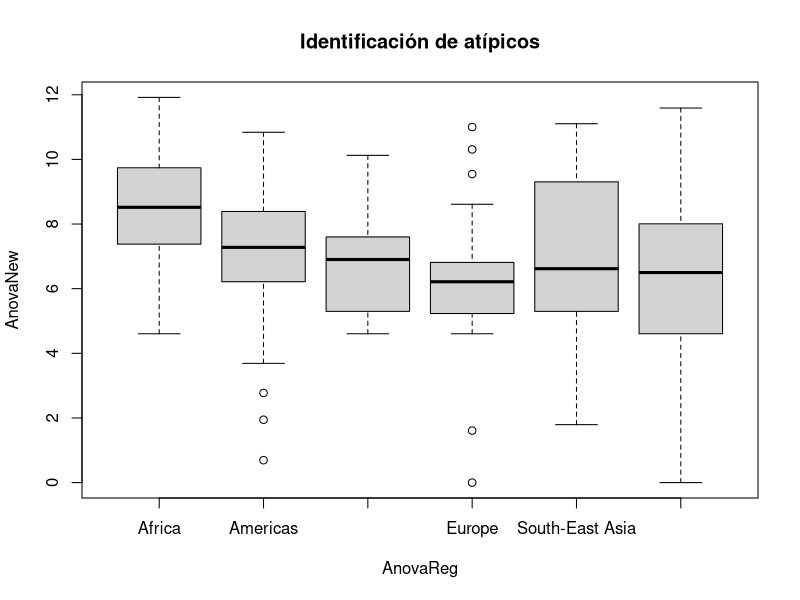

Generate this figure with R: (Note: this script raises an error after producing the figure.)
# MODELO ANOVA. 
# Variable categórica: rexión (Reg).

# - Temos un total de 6 grupos (6 valores da variable categórica Reg), cun número maior
#   a 10 observacións por grupo.
# - Plantexamos o seguinte modelo ANOVA:
#   log(NewHIV)= mu(Reg_1) + alpha_i + Erro


# Creamos un data frame cos datos de interese
base <- na.omit(read.csv("BBDDHIV.csv",sep=";"))
dataReg=data.frame(CouCod=base$CouCod,AnovaReg=factor(base$Reg),AnovaNew=log(base$NewHIV))

# Representamos os datos
par(mfrow=c(1,1))
plot(dataReg$AnovaReg, dataReg$AnovaNew, main = "Identificación de atípicos", 
     xlab = "AnovaReg", ylab = "AnovaNew")

ggplot(dataReg, aes(x = AnovaReg, y = AnovaNew)) +
  geom_jitter(width = 0.2, height = 0, alpha = 0.6) +
  labs(x = "Rexión", y = "Log(NewHIV)", title = "Diagrama de dispersión de log(NewHIV) por rexión") +
  theme_minimal()

library(ggplot2)
library(dplyr) # Paquete para manipular data frame

# Definimos unha función que detecta atípicos
atipico <- function(x) {
  return(x < quantile(x, .25) - 1.5*IQR(x) | x > quantile(x, .75) + 1.5*IQR(x))
}

# Creamos unha columna indicando cales son as observacións atípicas
dataReg <- dataReg %>%
  group_by(AnovaReg) %>%
  mutate(outlier = ifelse(atipico(AnovaNew), CouCod, NA))
length(which(dataReg$outlier != "NA")) # 8 atípicos
 
# Gráfico ilustrativo e identificativo
ggplot(dataReg, aes(x = AnovaReg, y = AnovaNew, colour = AnovaReg, shape = AnovaReg)) + 
  geom_boxplot(outlier.shape = NA) +
  geom_jitter() +
  geom_text(aes(label=outlier), na.rm=TRUE, hjust=-.5)+
  theme(legend.position="none")

# Páxina de onde se sacou o código da idea:
# https://www.r-bloggers.com/2022/08/how-to-label-outliers-in-boxplots-in-ggplot2/

# Definimos un novo data frame eliminando os atípicos
dataReg2 <- dataReg %>% filter(is.na(outlier))

# Filtramos atípicos
dataReg2 <- dataReg2 %>%
  group_by(AnovaReg) %>%
  mutate(outlier = ifelse(atipico(AnovaNew), CouCod, NA))
length(which(dataReg2$outlier != "NA")) # 1 atípico

# Representamos os datos
ggplot(dataReg2, aes(x = AnovaReg, y = AnovaNew, colour = AnovaReg, shape = AnovaReg)) + 
  geom_boxplot(outlier.shape = NA) +
  geom_jitter() +
  geom_text(aes(label=outlier), na.rm=TRUE, hjust=-.5)+
  theme(legend.position="none")

# Definimos un novo data frame eliminando os atípicos
dataReg3 <- dataReg2 %>% filter(is.na(outlier))

# Filtramos atípicos
dataReg3 <- dataReg3 %>%
  group_by(AnovaReg) %>%
  mutate(outlier = ifelse(atipico(AnovaNew), CouCod, NA))
length(which(dataReg3$outlier != "NA")) # 0 atípicos

# Representamos os datos
ggplot(dataReg3, aes(x = AnovaReg, y = AnovaNew, colour = AnovaReg, shape = AnovaReg)) + 
  geom_boxplot(outlier.shape = NA) +
  geom_jitter() +
  geom_text(aes(label=outlier), na.rm=TRUE, hjust=-.5)+
  theme(legend.position="none")


# Centrarémonos unicamente no data frame dataReg3, que renomearemos dataAnova por claridade.
dataAnova=dataReg3
rm(dataReg,dataReg2,dataReg3)
attach(dataAnova)

# Definimos o modelo anova
modAnovaReg<- lm(AnovaNew ~ AnovaReg)

# Visualizamos a información básica do modelo
summary(modAnovaReg)

# - A media máis alta é a asociada ao primeiro grupo (África). Como R toma este grupo
#   como grupo referencia, o resto dos estimadores son negativos, xa que representan as
#   desviacións da media de cada grupo respecto á de África.
# - Todas as medias son positivas.
# - A maior parte dos estimadores son significativamente distintos de 0. O que parece ter máis
#   problemas é o asociado a Asia pero segue tendo un valor crítico significativo (0.02372).

#Nótese que a estimación da desviación é de 2.075 (relacionada coa suma da varianza intragrupal)

# Test F aplicado ao modelo ANOVA
anova(modAnovaReg) # 4.254e-08

# - O p-valor é moi significativo, logo rexeitamos a hipótese nula de que todas as medias son
#   iguais. Recordamos que co test F comparamos dous modelos: un modelo simplificado (o da
#   hipótese nula) e o modelo complexo onde polo menos hai dúas medias diferentes (o da hipótese
#   alternativa).


# Validación

# Definimos unha serie de obxectos que usaremos nesta sección
nReg=length(AnovaReg) # Tamaño da mostra
IReg=length(levels(AnovaReg)) # Cantidade de grupos
names=levels(AnovaReg) # Nomes dos grupos
mu_localReg <- tapply(AnovaNew, AnovaReg, mean) # Medias locais
n_localReg <- tapply(AnovaNew, AnovaReg, length) # Número total de observacións por grupo

# Test Shapiro-Wilk para os residuos
normalidad_residuos <- dataAnova %>%
  group_by(AnovaReg) %>%
  mutate(residuo = AnovaNew - mu_localReg[AnovaReg] ) %>% # Calcular los residuos
  summarise(p_value = shapiro.test(residuo)$p.value, .groups = "drop")
print(normalidad_residuos)

# - Observamos que a un nivel de 0.05 o grupo de Europa non cómpre
# a hipótese de normalidade dos residuos.

# Test de Shapiro-Wilk para os datos
resultado_shapiro <- shapiro.test(dataAnova$AnovaNew)
print(resultado_shapiro) # 0.01248

# Eliminamos o grupo de Europa
table(dataAnova$AnovaReg)
dataAnova=dataAnova[!(dataAnova$AnovaReg%in% c("Europe" )),]
dataAnova$AnovaReg <- droplevels(dataAnova$AnovaReg)
table(dataAnova$AnovaReg)

# Repetimos o modelo

# Gráfico ilustrativo e identificativo
ggplot(dataAnova, aes(x = AnovaReg, y = AnovaNew, colour = AnovaReg, shape = AnovaReg)) + 
  geom_boxplot(outlier.shape = NA) +
  geom_jitter() +
  geom_text(aes(label=outlier), na.rm=TRUE, hjust=-.5)+
  theme(legend.position="none")

# Definimos o modelo anova

modAnovaReg2<- lm(dataAnova$AnovaNew ~ dataAnova$AnovaReg)

# Visualizamos a información básica do modelo
summary(modAnovaReg2)

# - As conclusións son practicamente idénticas ás do modelo anterior.

# Test F aplicado ao modelo ANOVA
anova(modAnovaReg2) # 0.0005975

# - O p-valor segue a ser moi significativo, logo rexeitamos a hipótese nula de que todas
# as medias son iguais.

# Repetimos a validación do modelo

# Definimos unha serie de obxectos que usaremos nesta sección
attach(dataAnova)
nReg=length(AnovaReg) # Tamaño da mostra
IReg=length(levels(AnovaReg)) # Cantidade de grupos
names=levels(AnovaReg) # Nomes dos grupos
mu_localReg <- tapply(AnovaNew, AnovaReg, mean) # Medias locais
n_localReg <- tapply(AnovaNew, AnovaReg, length) # Número total de observacións por grupo

# Test de Shapiro-Wilk para os residuos
normalidad_residuos <- dataAnova %>%
  group_by(AnovaReg) %>%
  mutate(residuo = AnovaNew - mu_localReg[AnovaReg] ) %>%# Calcular los residuos
  summarise(p_value = shapiro.test(residuo)$p.value, .groups = "drop")
print(normalidad_residuos)

#O total dos datos non segue unha distribución normal !!!!
resultado_shapiro <- shapiro.test(dataAnova$AnovaNew)
print(resultado_shapiro)


library(ggplot2)
ggplot( data.frame(resid = residuals(modAnovaReg2)), aes(sample = resid)) +
  stat_qq() +
  stat_qq_line()


leveneTest(AnovaNew ~ AnovaReg, data = dataAnova)

#Valor p: 0.01208. Este valor es menor que 0.05, lo que sugiere que rechazas la 
#hipótesis nula de que las varianzas son homogéneas entre los grupos.	
#Interpretación: Las varianzas entre los grupos son significativamente diferentes, 
#lo que indica una violación del supuesto de homogeneidad de varianzas.




##Comparacións múltiples
#Bonferroni

#install.packages("ggplot2")
library(ggplot2)

ni=n_localReg
bar.y=mean(AnovaNew)
bar.yi=mu_localReg
sumres <- sum((AnovaNew - unlist(bar.yi[AnovaReg]))^2)
dt2.bar=sumres/(nReg-IReg)
dt.bar=sqrt(dt2.bar)

k=IReg*(IReg-1)/2
alpha=0.95
qtb=qt(1-alpha/(2*k),nReg-IReg)
Bonferroni=data.frame(center=rep(0,k),left=rep(0,k),right=rep(0,k))
z=1; ww=rep(0,k);
for (i in 1:IReg){
  for (j in i:IReg){
    if (i!=j){
      ww[z]=paste0("(",names[i],"-",names[j],")");
      Bonferroni$center[z]=(bar.yi[i]-bar.yi[j]);
      error=qtb*(dt.bar*sqrt(1/ni[i]+1/ni[j]));
      Bonferroni$left[z]=Bonferroni$center[z]-error;
      Bonferroni$right[z]=Bonferroni$center[z]+error;
      Bonferroni$p.value[z]=round(2*pt(abs(Bonferroni$center[z])/((dt.bar*sqrt(1/ni[j]+1/ni[i]))),nReg-IReg,lower.tail=FALSE),6)
      z=z+1;
    }
  }
}
rownames(Bonferroni)=ww

ggplot(Bonferroni, aes(y = rownames(Bonferroni), x = center,xmax=max(right)+1)) +
  geom_point(aes(color = "gold4"), size = 3) +  # Puntos azules
  geom_segment(aes(x = left, xend = right, y = rownames(Bonferroni), color = "slateblue"), size = 1) +  # Barras de intervalo suaves
  geom_point(aes(x = left), shape = 21, size = 3, fill = "white", color = "slateblue2") +  # Puntos al final izquierdo
  geom_point(aes(x = right), shape = 21, size = 3, fill = "white", color = "slateblue2") +  # Puntos al final derecho
  geom_text(aes(x = max(right) + 0.5, label = round(p.value,3)), hjust = 0, vjust = 0, size = 3) +  # Texto con p.adjust
  labs(
    title = "Intervalos de Confianza Axustados por Bonferroni",
    x = "Estimación", 
    y = "Comparacións"
  ) +
  geom_vline(xintercept = 0, color = "black", linetype = "dashed", size = 0.15) +
  theme_minimal() +
  theme(legend.position = "none" )  # Ajustamos las etiquetas del eje y y eliminamos la leyenda

##Comparacións múltiples
#Tukey
TukeyHSD(aov(modAnovaReg))
qtt=qtukey(1-alpha,IReg,nReg-IReg)
Tukey=data.frame(center=rep(0,k),left=rep(0,k),right=rep(0,k),p.adjust=rep(0,k))
z=1; ww=rep(0,k)
for (i in 1:IReg){
  for (j in i:IReg){
    if (i!=j){
      ww[z]=paste0("(",names[i],"-",names[j],")");
      Tukey$center[z]=bar.yi[i]-bar.yi[j];
      error=(qtt/sqrt(2))*(dt.bar*sqrt(1/ni[i]+1/ni[j]))
      Tukey$left[z]=Tukey$center[z]-error;
      Tukey$right[z]=Tukey$center[z]+error;
      Tukey$p.adjust[z]=round(ptukey(abs(Tukey$center[z])/((dt.bar*sqrt(1/ni[j]+1/ni[i]))/sqrt(2)),IReg,nReg-IReg,lower.tail=FALSE),6)
      z=z+1;
    }
  }
}
rownames(Tukey)=ww


ggplot(Tukey, aes(y = rownames(Tukey), x = center,xmax=max(right)+1)) +
  geom_point(aes(color = "gold4"), size = 3) +  # Puntos azules
  geom_segment(aes(x = left, xend = right, y = rownames(Tukey), color = "slateblue"), size = 1) +  # Barras de intervalo suaves
  geom_point(aes(x = left), shape = 21, size = 3, fill = "white", color = "slateblue2") +  # Puntos al final izquierdo
  geom_point(aes(x = right), shape = 21, size = 3, fill = "white", color = "slateblue2") +  # Puntos al final derecho
  geom_text(aes(x = max(right) + 0.5, label = round(p.adjust,3)), hjust = 0, vjust = 0, size = 3) +  # Texto con p.adjust
  labs(
    title = "Intervalos de Confianza Axustados por Tukey",
    x = "Estimación", 
    y = "Comparacións"
  ) +
  geom_vline(xintercept = 0, color = "black", linetype = "dashed", size = 0.15) +
  theme_minimal() +
  theme(legend.position = "none" )  # Ajustamos las etiquetas del eje y y eliminamos la leyenda






# ---------------------------------------------------------------------------------------
# MODELO ANOVA. 
# Variable Categórica Relixión (Rel).
# ---------------------------------------------------------------------------------------
dataRel=data.frame(CouCod=base$CouCod,AnovaRel=factor(base$Rel),AnovaNew=log(base$NewHIV))
attach(dataRel)
table(dataRel$AnovaRel)
levels(dataRel$AnovaRel)[levels(dataRel$AnovaRel) %in% c("Buddhism", "Shinto / Buddhism")] <- "Buddhism"
levels(dataRel$AnovaRel)[levels(dataRel$AnovaRel) %in% c("Christianity / Islam", "Christianity")] <- "Christianity"
dataRel=dataRel[!(dataRel$AnovaRel%in% c("Hinduism",  "None (51%)" ,"Judaism" )),]
dataRel$AnovaRel <- droplevels(dataRel$AnovaRel )
table(dataRel$AnovaRel)



#orixinamos unha columna indicando cales son as observacións atípicas
dataRel <- dataRel %>%
  group_by(AnovaRel) %>%
  mutate(outlier = ifelse(atipico(AnovaNew), CouCod, NA))

#gráfico ilustrativo e identificativo
ggplot(dataRel, aes(x = AnovaRel, y = AnovaNew, colour = AnovaRel, shape = AnovaRel)) + 
  geom_boxplot(outlier.shape = NA) +
  geom_jitter() +
  geom_text(aes(label=outlier), na.rm=TRUE, hjust=-.5)+
  theme(legend.position="none")

#novo data.frame de datos
dataRel2 <- dataRel %>% filter(is.na(outlier))
#filtramos atípicos
dataRel2 <- dataRel2 %>%
  group_by(AnovaRel) %>%
  mutate(outlier = ifelse(atipico(AnovaNew), CouCod, NA))

#representamos os datos, vemos que volve a haber un atípico.
ggplot(dataRel2, aes(x = AnovaRel, y = AnovaNew, colour = AnovaRel, shape = AnovaRel)) + 
  geom_boxplot(outlier.shape = NA) +
  geom_jitter() +
  geom_text(aes(label=outlier), na.rm=TRUE, hjust=-.5)+
  theme(legend.position="none")



#Modelo ANOVA
modAnovaRel=lm(dataRel2$AnovaNew ~ dataRel2$AnovaRel)
summary(modAnovaRel)

#Datos para construir cousas
nRel=length(dataRel$AnovaRel); nRel
IRel=length(levels(dataRel$AnovaRel));IRel
mu_localRel <- tapply(dataRel$AnovaNew, dataRel$AnovaRel, mean);mu_localRel
n_localReg <- tapply(dataRel$AnovaNew, dataRel$AnovaRel, length);n_localReg 


anova(modAnovaRel) #si
TukeyHSD(aov(modAnovaRel)) #Todas son iguais.

step(modAnovaRel) #É mellor quedarse cun modelo sen desviacións por grupos.e
